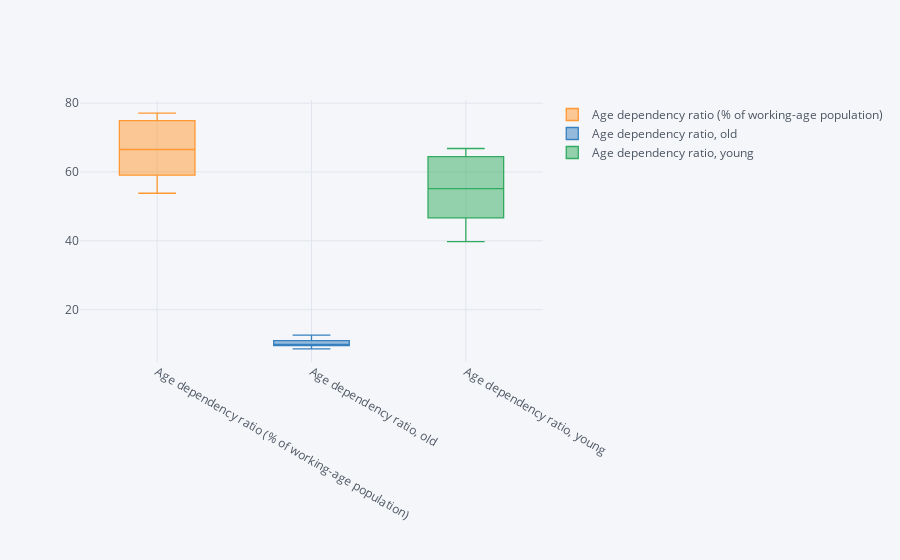

Notebook code for this chart:
### Markdown cell above
- The age dependency of old people has increasing lightly during the whole period while the age of dependency ratio of young one has decreased fro more than 65% to around 40%
- Genenrally, the total age dependency also decreased in recent years

### Code cell
age_dep.T.iplot(kind = 'box')

### Figure 1 — Plotly figure (JSON) as saved in the notebook; plotly's stock layout.template omitted (floating-point values rounded to 4 significant figures)
{"data": [{"boxpoints": false, "line": {"width": 1.3}, "marker": {"color": "rgba(255, 153, 51, 1.0)"}, "name": "Age dependency ratio (% of working-age population)", "orientation": "v", "type": "box", "y": [73.59, 74.31, 75.13, 75.9, 76.38, 76.5, 77.02, 77.1, 76.89, 76.59, 76.32, 76.34, 76.24, 76.05, 75.68, 75.12, 74.7, 74.07, 73.29, 72.4, 71.46, 70.62, 69.79, 68.98, 68.18, 67.43, 67.1, 66.73, 66.33, 65.92, 65.5, 65.38, 65.09, 64.67, 64.19, 63.63, 63.01, 62.41, 61.76, 61.01, 60.16, 59.46, 58.68, 57.86, 57.05, 56.29, 55.76, 55.24, 54.77, 54.37, 54.07, 53.92, 53.84, 53.82, 53.85, 53.9]}, {"boxpoints": false, "line": {"width": 1.3}, "marker": {"color": "rgba(55, 128, 191, 1.0)"}, "name": "Age dependency ratio, old", "orientation": "v", "type": "box", "y": [8.611, 8.725, 8.806, 8.854, 8.877, 8.873, 8.989, 9.077, 9.143, 9.198, 9.246, 9.36, 9.457, 9.538, 9.605, 9.657, 9.767, 9.86, 9.929, 9.96, 9.949, 9.948, 9.903, 9.838, 9.779, 9.743, 9.776, 9.816, 9.863, 9.918, 9.977, 10.09, 10.21, 10.31, 10.4, 10.47, 10.57, 10.66, 10.73, 10.79, 10.85, 10.96, 11.06, 11.14, 11.21, 11.25, 11.33, 11.38, 11.44, 11.52, 11.62, 11.76, 11.92, 12.12, 12.34, 12.6]}, {"boxpoints": false, "line": {"width": 1.3}, "marker": {"color": "rgba(50, 171, 96, 1.0)"}, "name": "Age dependency ratio, young", "orientation": "v", "type": "box", "y": [64.12, 64.68, 65.36, 65.99, 66.38, 66.46, 66.81, 66.78, 66.51, 66.16, 65.85, 65.73, 65.52, 65.24, 64.82, 64.22, 63.7, 63.0, 62.15, 61.24, 60.3, 59.41, 58.57, 57.76, 56.98, 56.21, 55.8, 55.36, 54.91, 54.45, 53.98, 53.77, 53.4, 52.91, 52.37, 51.78, 51.06, 50.37, 49.67, 48.86, 47.95, 47.1, 46.18, 45.22, 44.29, 43.43, 42.78, 42.16, 41.6, 41.12, 40.73, 40.44, 40.23, 40.07, 39.93, 39.79]}], "layout": {"legend": {"bgcolor": "#F5F6F9", "font": {"color": "#4D5663"}}, "paper_bgcolor": "#F5F6F9", "plot_bgcolor": "#F5F6F9", "title": {"font": {"color": "#4D5663"}}, "xaxis": {"gridcolor": "#E1E5ED", "showgrid": true, "tickfont": {"color": "#4D5663"}, "title": {"font": {"color": "#4D5663"}, "text": ""}, "zerolinecolor": "#E1E5ED"}, "yaxis": {"gridcolor": "#E1E5ED", "showgrid": true, "tickfont": {"color": "#4D5663"}, "title": {"font": {"color": "#4D5663"}, "text": ""}, "zerolinecolor": "#E1E5ED"}}}
